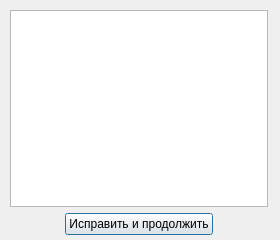
<?xml version="1.0" encoding="UTF-8"?>
<ui version="4.0">
 <class>myInputErrorDialog</class>
 <widget class="QDialog" name="myInputErrorDialog">
  <property name="geometry">
   <rect>
    <x>0</x>
    <y>0</y>
    <width>280</width>
    <height>240</height>
   </rect>
  </property>
  <property name="windowTitle">
   <string>Dialog</string>
  </property>
  <widget class="QWidget" name="layoutWidget">
   <property name="geometry">
    <rect>
     <x>10</x>
     <y>10</y>
     <width>258</width>
     <height>225</height>
    </rect>
   </property>
   <layout class="QVBoxLayout" name="verticalLayout">
    <item>
     <widget class="QTextEdit" name="textEdit_Error"/>
    </item>
    <item>
     <layout class="QHBoxLayout" name="horizontalLayout">
      <item>
       <spacer name="horizontalSpacer">
        <property name="orientation">
         <enum>Qt::Horizontal</enum>
        </property>
        <property name="sizeHint" stdset="0">
         <size>
          <width>40</width>
          <height>20</height>
         </size>
        </property>
       </spacer>
      </item>
      <item>
       <widget class="QPushButton" name="pushButton_NotDoubleError">
        <property name="text">
         <string>Исправить и продолжить</string>
        </property>
       </widget>
      </item>
      <item>
       <spacer name="horizontalSpacer_2">
        <property name="orientation">
         <enum>Qt::Horizontal</enum>
        </property>
        <property name="sizeHint" stdset="0">
         <size>
          <width>40</width>
          <height>20</height>
         </size>
        </property>
       </spacer>
      </item>
     </layout>
    </item>
   </layout>
  </widget>
 </widget>
 <tabstops>
  <tabstop>pushButton_NotDoubleError</tabstop>
  <tabstop>textEdit_Error</tabstop>
 </tabstops>
 <resources/>
 <connections/>
</ui>
